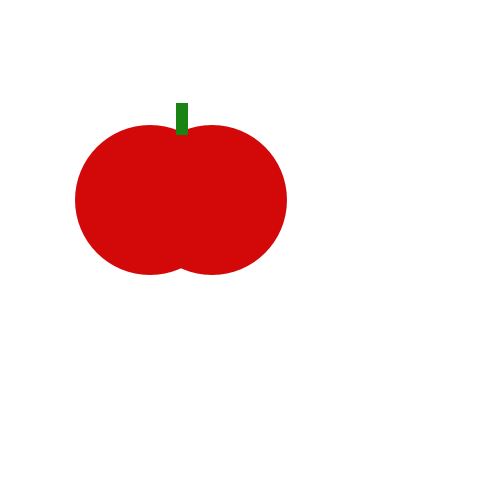
Frame 1 (no input)
Frame 60 (the mouse pressed at the canvas centre just before this capture): identical to frame 1, image omitted
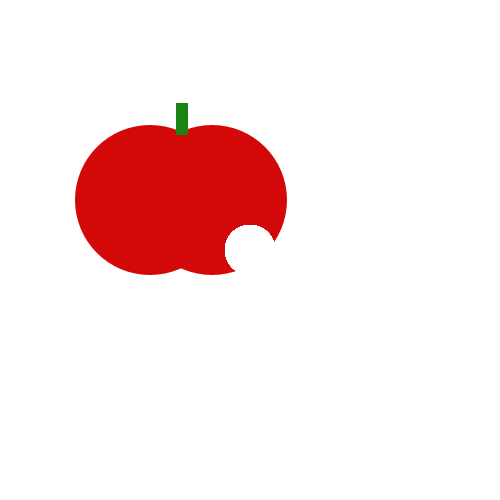
Frame 120 (the mouse held since frame 60 and released just before this capture)

The Processing sketch that drew these frames (run headless with seeded random() and noise(); from frame 60 on, the mouse is pressed at the canvas centre):

// Processing sketch: TastyTomato
// ── TastyTomato.pde
void setup() {
    size(500, 500);
    background(255, 255, 255);
    fill(#D30909);
    noStroke();
    ellipse(150, 200, 150, 150);
    ellipse(212, 200, 150, 150);
    fill(#198314);
    rect(176, 103, 12, 32);
}
void draw() {
    if (mousePressed == true){
      fill(255, 255, 255);
      ellipse(mouseX, mouseY, 50, 50);
    }  
}
